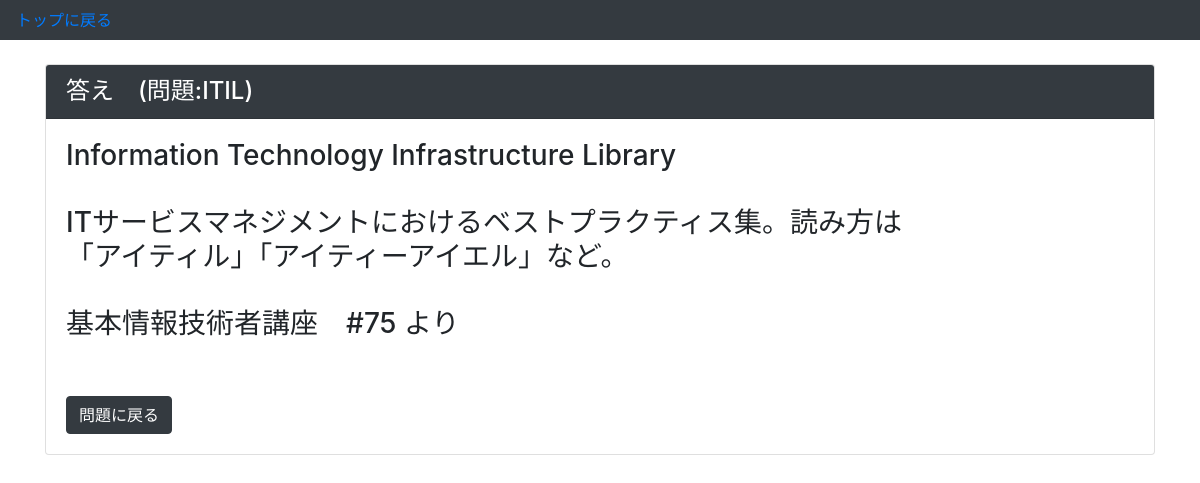
/detail/19/ (signed in), run on the app's committed database.
### flashcard/models.py (models this page shows)
class Flashcard(models.Model):
    word = models.CharField(verbose_name='単語',max_length=40)
    description=models.CharField(verbose_name='説明',max_length=200)

### flashcard/views.py (the view)
# urls.py: path('detail/<int:pk>/',views.DetailView.as_view(),name='detail'),
class DetailView(LoginRequiredMixin,generic.DetailView):
    model=Flashcard
    template_name='post_detail.html'

### flashcard/templates/post_detail.html
{% extends 'test_base.html' %}
{% block content %}
<div class="card mb-3 mt-4">
  <h4 class="card-header bg-dark text-white">答え　(問題:{{ flashcard.word}})</h4>
  <div class="card-body">
      <h3>{{ flashcard.description | linebreaksbr | urlize}}</h3>
      <br /><br />
      <a href="{{request.META.HTTP_REFERER}}" class="btn btn-dark">問題に戻る</a>
  </div>
</div>
{% endblock %}

### data on the page
Flashcard: word "ITIL", description "Information Technology Infrastructure Library ITサービスマネジメントにおけるベストプラクティス集。読み方は 「アイティル」「アイティーアイエル」など。 基本情報技術者講座 #75 より"
